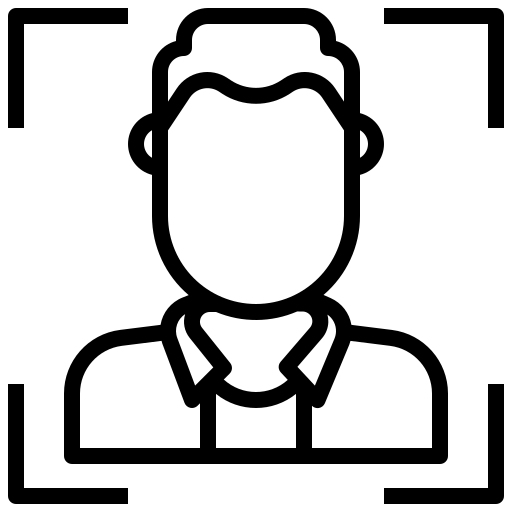
#> input picture free-icon-face-recognition-5061016.png, 512 x 512 px
$ jupyter execute overlay_test.ipynb
#> lines starting #> are read from the running program, lines starting #| are printed output that depends on the picture; pictures that were not available may be replaced by others from this repository, and a replacement may not be noted
[cell 1]
import cv2
import numpy as np
from PIL import Image

# 투명한 PNG 이미지 로드
overlay = Image.open("free-icon-face-recognition-5061016.png").convert("RGBA")
#> overlay is the input picture: PIL image 512x512 RGBA; mean R, G, B, A 0, 0, 0, 53.8

# 웹캠 열기
cap = cv2.VideoCapture("rtsp://darkice:sys3275423@192.168.0.166:554/stream2")

while True:
    ret, frame = cap.read()
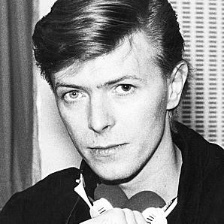
#> input picture img/5_img.jpg, 224 x 224 px, given in place of stream2, which was not available
#> frame is the input picture: shape (224, 224, 3); min 0, max 255, mean 133.2
    if not ret:
        break

    # OpenCV 이미지를 PIL 이미지로 변환
    frame_pil = Image.fromarray(cv2.cvtColor(frame, cv2.COLOR_BGR2RGB))

    # PNG와 웹캠 이미지 크기 맞추기
    overlay_resized = overlay.resize(frame_pil.size)

    # 두 이미지를 합치기
    combined = Image.alpha_composite(frame_pil.convert("RGBA"), overlay_resized)
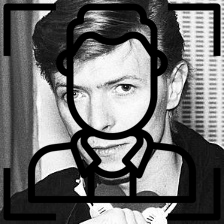
#> combined: PIL image 224x224 RGBA; mean R, G, B, A 106.5, 106.5, 106.5, 255

    # 다시 OpenCV 형식으로 변환하여 표시
    combined_cv = cv2.cvtColor(np.array(combined), cv2.COLOR_RGBA2BGR)
    cv2.imshow("Overlay", combined_cv)

    if cv2.waitKey(1) & 0xFF == ord('q'):
#> (key q is pressed here)
        break

cap.release()
cv2.destroyAllWindows()

[cell 2]
import cv2
import numpy as np
from PIL import Image

# 투명한 PNG 이미지 로드 및 크기 조정
overlay = Image.open("free-icon-face-recognition-5061016.png").convert("RGBA")
overlay_resized = overlay.resize((360, 360))
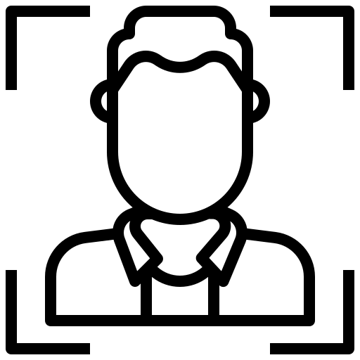
#> overlay_resized: PIL image 360x360 RGBA; mean R, G, B, A 0, 0, 0, 53.8; transparent parts drawn white

# 웹캠 열기
cap = cv2.VideoCapture("rtsp://darkice:sys3275423@192.168.0.166:554/stream1")

while True:
    ret, frame = cap.read()
    if not ret:
        break

    frame_resized = cv2.resize(frame, (640, 360), interpolation=cv2.INTER_AREA)
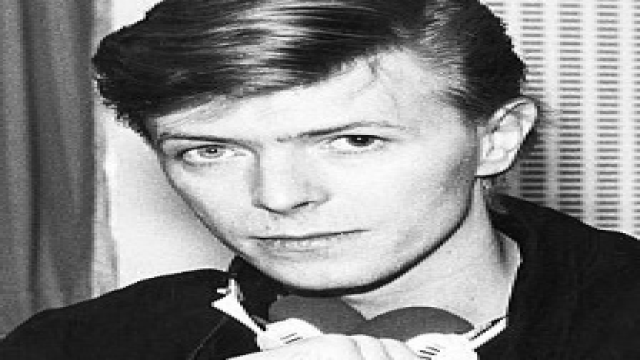
#> frame_resized: shape (360, 640, 3); min 0, max 255, mean 133.1
    frame_resized = frame_resized[0:360, 140:500].copy()
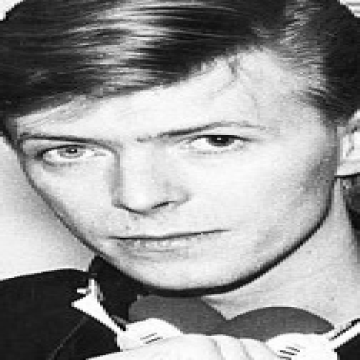
#> frame_resized: shape (360, 360, 3); min 0, max 255, mean 151

    # OpenCV 이미지를 PIL 이미지로 변환
    frame_pil = Image.fromarray(cv2.cvtColor(frame_resized, cv2.COLOR_BGR2RGB)).convert("RGBA")

    # 웹캠 중앙 좌표 계산 (왼쪽 상단 기준)
    x_offset = 0 # X 좌표
    y_offset = 0  # Y 좌표 (위쪽 정렬)

    # 빈 배경 생성 및 합성
    frame_pil.paste(overlay_resized, (x_offset, y_offset), overlay_resized)
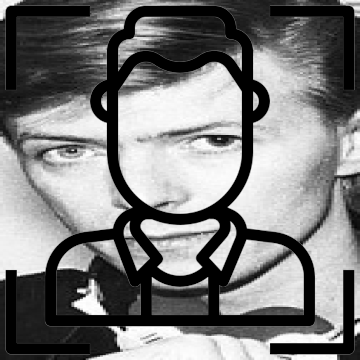
#> frame_pil: PIL image 360x360 RGBA; mean R, G, B, A 121.7, 121.7, 121.7, 253.4; transparent parts drawn white

    # 다시 OpenCV 형식으로 변환하여 출력
    combined_cv = cv2.cvtColor(np.array(frame_pil), cv2.COLOR_RGBA2BGR)
#> combined_cv: shape (360, 360, 3)
    cv2.imshow("Overlay", combined_cv)

    if cv2.waitKey(1) & 0xFF == ord('q'):
#> (key q is pressed here)
        break

cap.release()
cv2.destroyAllWindows()
